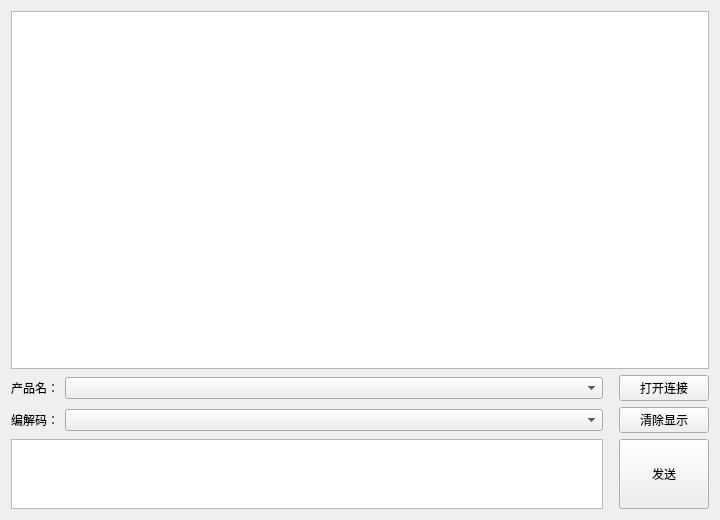
<?xml version="1.0" encoding="UTF-8"?>
<ui version="4.0">
 <author>XIVN1987</author>
 <class>USBHID</class>
 <widget class="QWidget" name="USBHID">
  <property name="geometry">
   <rect>
    <x>0</x>
    <y>0</y>
    <width>720</width>
    <height>520</height>
   </rect>
  </property>
  <property name="sizePolicy">
   <sizepolicy hsizetype="Preferred" vsizetype="Preferred">
    <horstretch>0</horstretch>
    <verstretch>0</verstretch>
   </sizepolicy>
  </property>
  <property name="windowTitle">
   <string>USBHID</string>
  </property>
  <property name="windowIcon">
   <iconset>
    <normaloff>image/Twiiter.png</normaloff>image/Twiiter.png</iconset>
  </property>
  <layout class="QVBoxLayout" name="vLayout">
   <item>
    <widget class="QTextEdit" name="txtMain">
     <property name="frameShadow">
      <enum>QFrame::Sunken</enum>
     </property>
     <property name="textInteractionFlags">
      <set>Qt::TextSelectableByKeyboard|Qt::TextSelectableByMouse</set>
     </property>
    </widget>
   </item>
   <item>
    <layout class="QHBoxLayout" name="hLayout1">
     <property name="spacing">
      <number>6</number>
     </property>
     <item>
      <widget class="QLabel" name="lblPort">
       <property name="sizePolicy">
        <sizepolicy hsizetype="Fixed" vsizetype="Preferred">
         <horstretch>0</horstretch>
         <verstretch>0</verstretch>
        </sizepolicy>
       </property>
       <property name="text">
        <string>产品名：</string>
       </property>
      </widget>
     </item>
     <item>
      <widget class="QComboBox" name="cmbPort">
       <property name="sizePolicy">
        <sizepolicy hsizetype="Expanding" vsizetype="Fixed">
         <horstretch>0</horstretch>
         <verstretch>0</verstretch>
        </sizepolicy>
       </property>
       <property name="minimumSize">
        <size>
         <width>226</width>
         <height>0</height>
        </size>
       </property>
      </widget>
     </item>
     <item>
      <spacer name="hSpacer1">
       <property name="orientation">
        <enum>Qt::Horizontal</enum>
       </property>
       <property name="sizeType">
        <enum>QSizePolicy::Fixed</enum>
       </property>
       <property name="sizeHint" stdset="0">
        <size>
         <width>10</width>
         <height>20</height>
        </size>
       </property>
      </spacer>
     </item>
     <item>
      <widget class="QPushButton" name="btnOpen">
       <property name="sizePolicy">
        <sizepolicy hsizetype="Fixed" vsizetype="Fixed">
         <horstretch>0</horstretch>
         <verstretch>0</verstretch>
        </sizepolicy>
       </property>
       <property name="minimumSize">
        <size>
         <width>90</width>
         <height>0</height>
        </size>
       </property>
       <property name="text">
        <string>打开连接</string>
       </property>
       <property name="checkable">
        <bool>false</bool>
       </property>
      </widget>
     </item>
    </layout>
   </item>
   <item>
    <layout class="QHBoxLayout" name="hLayout2">
     <property name="spacing">
      <number>6</number>
     </property>
     <item>
      <widget class="QLabel" name="lblCode">
       <property name="sizePolicy">
        <sizepolicy hsizetype="Fixed" vsizetype="Preferred">
         <horstretch>0</horstretch>
         <verstretch>0</verstretch>
        </sizepolicy>
       </property>
       <property name="text">
        <string>编解码：</string>
       </property>
      </widget>
     </item>
     <item>
      <widget class="QComboBox" name="cmbCode">
       <property name="sizePolicy">
        <sizepolicy hsizetype="Expanding" vsizetype="Fixed">
         <horstretch>0</horstretch>
         <verstretch>0</verstretch>
        </sizepolicy>
       </property>
      </widget>
     </item>
     <item>
      <spacer name="hSpacer2">
       <property name="orientation">
        <enum>Qt::Horizontal</enum>
       </property>
       <property name="sizeType">
        <enum>QSizePolicy::Fixed</enum>
       </property>
       <property name="sizeHint" stdset="0">
        <size>
         <width>10</width>
         <height>20</height>
        </size>
       </property>
      </spacer>
     </item>
     <item>
      <widget class="QPushButton" name="btnClear">
       <property name="sizePolicy">
        <sizepolicy hsizetype="Fixed" vsizetype="Fixed">
         <horstretch>0</horstretch>
         <verstretch>0</verstretch>
        </sizepolicy>
       </property>
       <property name="minimumSize">
        <size>
         <width>90</width>
         <height>0</height>
        </size>
       </property>
       <property name="text">
        <string>清除显示</string>
       </property>
      </widget>
     </item>
    </layout>
   </item>
   <item>
    <layout class="QHBoxLayout" name="hLayout3">
     <property name="spacing">
      <number>6</number>
     </property>
     <item>
      <widget class="QTextEdit" name="txtSend">
       <property name="sizePolicy">
        <sizepolicy hsizetype="Expanding" vsizetype="Fixed">
         <horstretch>0</horstretch>
         <verstretch>0</verstretch>
        </sizepolicy>
       </property>
       <property name="minimumSize">
        <size>
         <width>400</width>
         <height>0</height>
        </size>
       </property>
       <property name="maximumSize">
        <size>
         <width>16777215</width>
         <height>70</height>
        </size>
       </property>
      </widget>
     </item>
     <item>
      <spacer name="hSpacer3">
       <property name="orientation">
        <enum>Qt::Horizontal</enum>
       </property>
       <property name="sizeType">
        <enum>QSizePolicy::Fixed</enum>
       </property>
       <property name="sizeHint" stdset="0">
        <size>
         <width>10</width>
         <height>20</height>
        </size>
       </property>
      </spacer>
     </item>
     <item>
      <widget class="QPushButton" name="btnSend">
       <property name="sizePolicy">
        <sizepolicy hsizetype="Fixed" vsizetype="Fixed">
         <horstretch>0</horstretch>
         <verstretch>0</verstretch>
        </sizepolicy>
       </property>
       <property name="minimumSize">
        <size>
         <width>90</width>
         <height>70</height>
        </size>
       </property>
       <property name="text">
        <string>发送</string>
       </property>
      </widget>
     </item>
    </layout>
   </item>
  </layout>
 </widget>
 <resources/>
 <connections/>
</ui>
